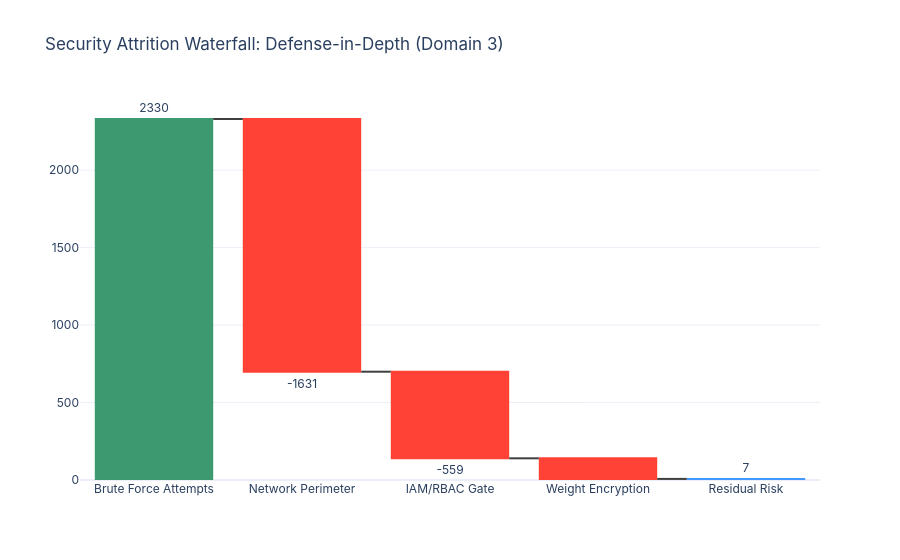

The cell this chart's notebook holds for it:
### Markdown cell above
## 1. Security Attrition Depth (Domain 3 Model Controls)
Basic encryption is state-of-the-norm, but **Operational Security** requires proof of defense-in-depth effectiveness. This waterfall visualizes the volumetric reduction of risk across the mandated gatekeepers.

### Code cell
revocation_df = grc_utils.generate_vulnerability_lifecycle_data()
grc_utils.display_security_vulnerability_waterfall(revocation_df)

### Figure 1 — Plotly figure (JSON) as saved in the notebook; plotly's stock layout.template omitted (floating-point values rounded to 4 significant figures)
{"data": [{"connector": {"line": {"color": "rgb(63, 63, 63)"}}, "measure": ["relative", "relative", "relative", "relative", "total"], "name": "Attrition", "orientation": "v", "text": ["2330", "-1631", "-559", "-133", "7"], "textposition": "outside", "type": "waterfall", "x": ["Brute Force Attempts", "Network Perimeter", "IAM/RBAC Gate", "Weight Encryption", "Residual Risk"], "y": [2330, -1631, -559, -133, 7]}], "layout": {"font": {"family": "Inter"}, "title": {"text": "Security Attrition Waterfall: Defense-in-Depth (Domain 3)"}}}
